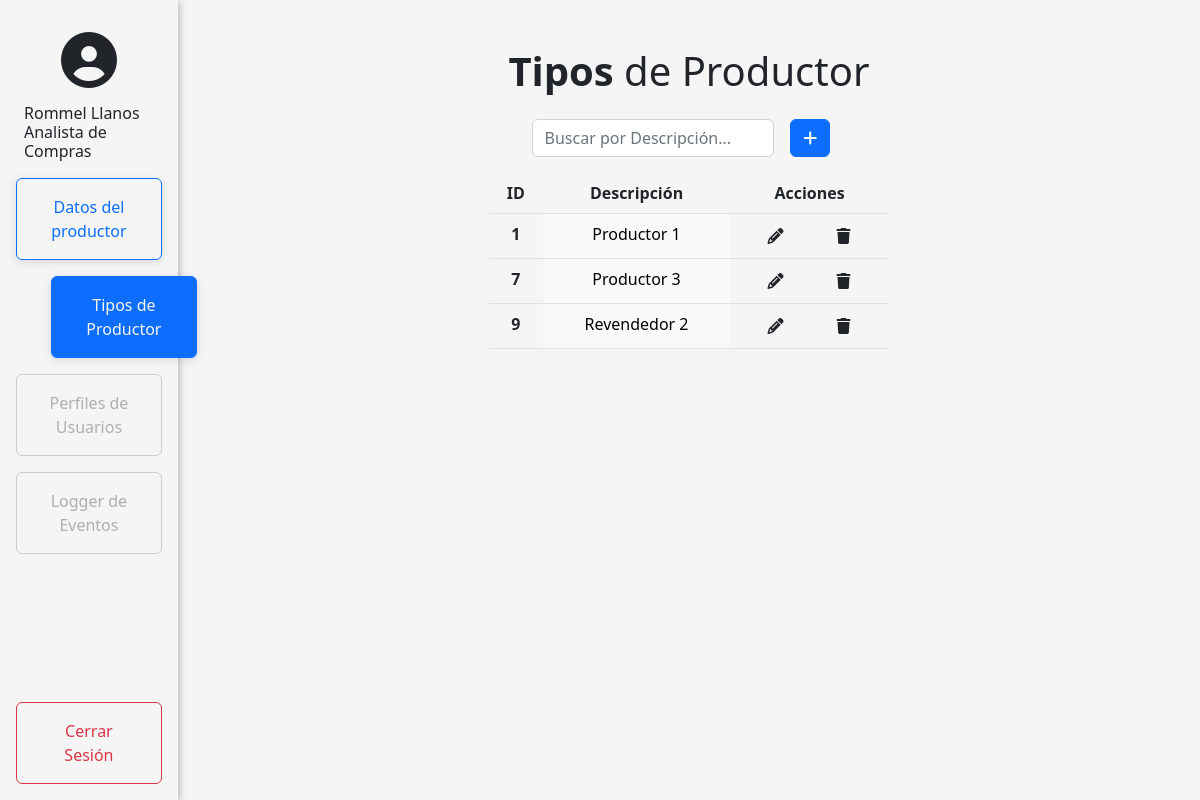
The page /tipoProductor (signed in) on the database its author committed.
### model.py (models this page shows, shortened)
class TipoProductor(db.Base):
    __tablename__ = 'tipoproductor'
    id = Column(Integer, primary_key=True, autoincrement = True)
    direccion = Column(String, nullable=False)
    productor = relationship("Productor")

### app.py (the view)
@app.route('/tipoProductor', methods=['GET','POST','PUT'])
def tipo_prod():
    if request.method=='POST':
        new_tipo = db1.session.query(TipoProductor).filter_by(direccion = request.form['direccion']).first()
        if new_tipo == None:
            agregarTipoProductor(request.form['direccion'])
            tipos = obtenerTiposProductores()
            return render_template('tipo.html', tipos=tipos)
        else:
            flash("El tipo de productor ya existe ")
            tipos = obtenerTiposProductores()
            return render_template('tipo.html', tipos=tipos)
    else:
        tipos = obtenerTiposProductores()
        return render_template('tipo.html', tipos=tipos)

### app.py (called while the page is built)
def obtenerTiposProductores():
    tiposProductores = db1.session.query(TipoProductor).filter_by().all()
    return tiposProductores

### templates/tipo.html (shortened to what this page needs)
{% extends './home.html' %}
{% block customCSS %}
<link rel="stylesheet" href="{{ url_for('static',filename='css/login.css') }}">
{% endblock %}
{% block body %}
<main class="form-signin w-100 mb-auto mt-3 text-center">
    <h2 class=" my-3 fade-in display-6"><b class="fw-bold">Tipos</b> de Productor</h2>
    <div class="row justify-content-md-center fade-in">
        <div class="col-12 col-md-4 d-flex justify-content-end">
            <input type="text" class="form-control my-2 search" id="myInput" onkeyup="search()" placeholder="Buscar por Descripción...">
            <button type="button" class="btn btn-primary my-2 mx-3" data-bs-toggle="modal" data-bs-target="#AgregarTipo">
                <i class="fa-solid fa-plus"></i>
            </button>
        </div>
    </div>
    {%if tipos%}
        <div class="row justify-content-md-center fade-in">
        <div class="col-12 col-md-5 table-responsive">
            <table class="table mt-2 table-hover" id = "tipos">
            <thead>
                <th scope="col">ID</th>
                <th scope="col">Descripción</th>
                <th scope="col">Acciones</th>
            </thead>
            <tbody>
                {%for tipo in tipos%}
                <tr class=" deleteOut tdEdit">
                    <th scope="row">{{tipo.id}}</th>
                    <td class="table-light tdEdit" >{{tipo.direccion}}</td>
                    <td >
                        <div class="cont">
                        <button id="editbtn" method="POST" class="edit pencil btn" role="button"
                            data-bs-toggle="modal" data-bs-target="#EditarTipo" onclick="handleEdit()">
                            <div>
                            <i class="fa-solid fa-pencil"></i>
                            </div>
                        </button>
                        <form name="ID" action="/tipoProductor/delete" method="POST" class="edit trash btn" role="button" onclick="handleDelete();">
                            <div >
                            <i class="fa-solid fa-trash"></i>
                            </div>
                        </form>
                        </div>
                    </td>
                </tr>
                {%endfor%}
            </tbody>
            </table>
        </div>
        </div>
    {%endif%}
</main>
{% endblock %}

### static/css/login.css (style rules this page uses)
html, body { height: 100%; }
body { display: flex; align-items: center; background-color: #f5f5f5; }
.form-signin { padding: 15px; }
.cont { display: flex; flex: 0 0 auto; justify-content: center; padding: 0px; margin: -5px; }
form.edit { display: flex !important; flex: 0 0 auto !important; width: 40% !important; justify-content: center !important; padding: 6px 20px !important; border-radius: 40rem !important; }
button.edit { display: flex !important; flex: 0 0 auto !important; width: 40% !important; justify-content: center !important; padding: 6px 7px !important; border-radius: 40rem !important; }
.trash { margin-left: 3.5px !important; }
.pencil { margin-right: 3.5px !important; }
.fade-in { opacity:0; -webkit-animation:fadeIn ease-in 1; -moz-animation:fadeIn ease-in 1; animation:fadeIn ease-in 1; -webkit-animation-fill-mode:forwards; -moz-animation-fill-mode:forwards; animation-fill-mode:forwards; -webkit-animation-duration:0.4s; -moz-animation-duration:0.4s; animation-duration:0.4s; }

### rows shown on the page
TipoProductor: id "1", direccion "Productor 1"
TipoProductor: id "7", direccion "Productor 3"
TipoProductor: id "9", direccion "Revendedor 2"

### other values the page prints
{{ session['nombres'] + ' ' + session['apellidos'] }} "Rommel Llanos"
